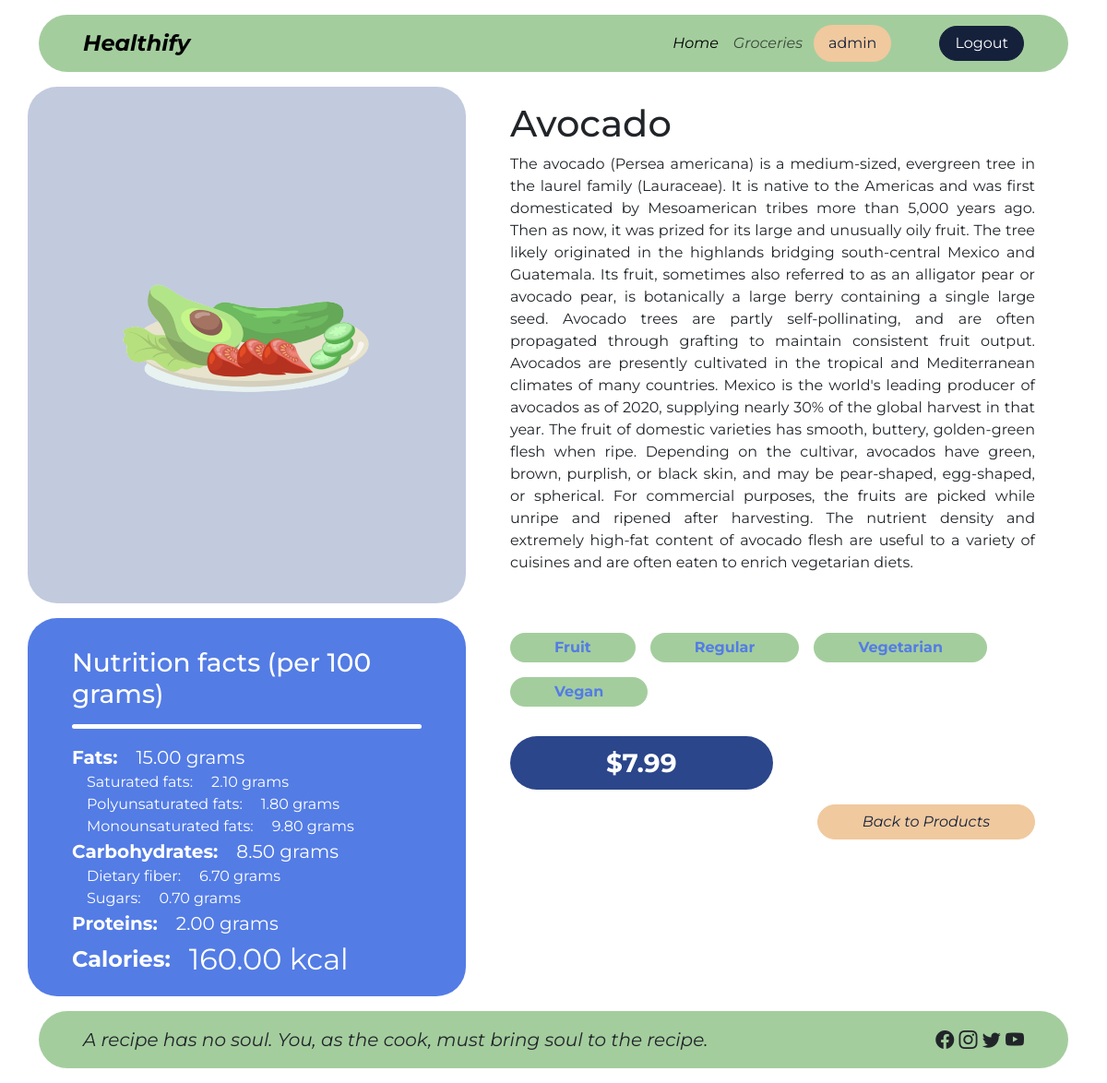
The app's page /groceries/6 (signed in) with its own data.
### accounts/models.py (models this page shows, shortened)
class User(AbstractUser):
    class Role(models.TextChoices):
        ADMINISTRATOR = 'ADMINISTRATOR', 'Administrator'
        CONSUMER = 'CONSUMER', 'Consumer'
        SELLER = 'SELLER', 'Seller'
    base_role = Role.ADMINISTRATOR
    role = models.CharField(max_length=255, choices=Role.choices)

### groceries/models.py (models this page shows, shortened)
class Grocery(models.Model):
    name = models.CharField(max_length=255)
    description = models.TextField()
    categories = models.ManyToManyField(Category)
    diets = models.ManyToManyField(Diet)
    price = models.DecimalField(max_digits=6, decimal_places=2)
    quantity = models.IntegerField()
    image = models.ImageField(upload_to='images/')
    nutrition_facts_label = models.OneToOneField(NutritionFactsLabel, on_delete=models.CASCADE)
    creator = models.ForeignKey(Seller, on_delete=models.CASCADE)
    date_created = models.DateTimeField(auto_now_add=True)
    date_modified = models.DateTimeField(auto_now=True)
    class Meta:
        verbose_name_plural = 'groceries'

class NutritionFactsLabel(models.Model):
    fats = models.DecimalField(max_digits=6, decimal_places=2)
    saturated_fats = models.DecimalField(max_digits=6, decimal_places=2)
    polyunsaturated_fats = models.DecimalField(max_digits=6, decimal_places=2)
    monounsaturated_fats = models.DecimalField(max_digits=6, decimal_places=2)
    carbohydrates = models.DecimalField(max_digits=6, decimal_places=2)
    dietary_fiber = models.DecimalField(max_digits=6, decimal_places=2)
    sugars = models.DecimalField(max_digits=6, decimal_places=2)
    proteins = models.DecimalField(max_digits=6, decimal_places=2)
    calories = models.DecimalField(max_digits=6, decimal_places=2)

class Category(models.Model):
    name = models.CharField(max_length=255)
    class Meta:
        verbose_name_plural = 'categories'
    def __str__(self):
        return self.name

class Diet(models.Model):
    name = models.CharField(max_length=255)
    def __str__(self):
        return self.name

### accounts/decorators.py (the view)
        def wrapper_func(request, *args, **kwargs):
            if request.user.role not in roles:
                return redirect('accounts:unauthorized')
            return view_func(request, *args, **kwargs)

### groceries/views.py (called while the page is built)
@login_required(login_url='accounts:login')
@allowed_users(roles=(User.Role.CONSUMER, User.Role.SELLER, User.Role.ADMINISTRATOR,))
def grocery_details(request, grocery_id):
    grocery = Grocery.objects.filter(id=grocery_id).first()
    context = {'grocery': grocery}
    return render(request, 'groceries/grocery-details.html', context)

### templates/groceries/grocery-details.html (shortened to what this page needs)
{% extends 'base.html' %}
{% load static %}
{% block content %}
    <div class="container">
        <div class="row mb-3">
            <div class="col-5 bg-info rounded-5 px-5 py-3 d-flex justify-content-center align-items-center">
                <img src="{{ MEDIA_URL }}{{ grocery.image.url }}" class="img-fluid w-75" alt=""/>
            </div>
            <div class="col-7 px-5 py-3 d-flex flex-column justify-content-between">
                <h1>{{ grocery.name }}</h1>
                <p style="text-align: justify;">{{ grocery.description }}</p>
            </div>
        </div>
        <div class="row">
            <div class="col-5 rounded-5 px-5 py-3 nutrition-facts-label text-white"
                 style="background-color: rgba(83, 124, 229, 255); height: fit-content;">
                <h3 class="pt-3">Nutrition facts (per 100 grams)</h3>
                <hr class="border-5 border-white w-100 opacity-100 rounded-5 pb-0"/>
                <div class="d-flex align-items-center main-label">
                    <label class="form-label mb-0 me-3" for="id_fats"><strong>Fats:</strong></label>
                    <div class="ms-1">{{ grocery.nutrition_facts_label.fats }} grams</div>
                </div>
                <div class="ms-3">
                    <div class="d-flex align-items-center">
                        <label class="form-label mb-0 me-3" for="id_saturated_fats">Saturated fats:</label>
                        <div class="ms-1">{{ grocery.nutrition_facts_label.saturated_fats }} grams</div>
                    </div>
                    <div class="d-flex align-items-center">
                        <label class="form- mb-0 me-3" for="id_polyunsaturated_fats">Polyunsaturated fats:</label>
                        <div class="ms-1">{{ grocery.nutrition_facts_label.polyunsaturated_fats }} grams</div>
                    </div>
                    <div class="d-flex align-items-center">
                        <label class="form-label mb-0 me-3" for="id_monounsaturated_fats">Monounsaturated
                            fats:</label>
                        <div class="ms-1">{{ grocery.nutrition_facts_label.monounsaturated_fats }} grams</div>
                    </div>
                </div>
                <div class="d-flex align-items-center main-label">
                    <label class="form-label mb-0 me-3"
                           for="id_carbohydrates"><strong>Carbohydrates:</strong></label>
                    <div class="ms-1">{{ grocery.nutrition_facts_label.carbohydrates }} grams</div>
                </div>
                <div class="ms-3">
                    <div class="d-flex align-items-center">
                        <label class="form-label mb-0 me-3" for="id_dietary_fiber">Dietary fiber:</label>
                        <div class="ms-1">{{ grocery.nutrition_facts_label.dietary_fiber }} grams</div>
                    </div>
                    <div class="d-flex align-items-center">
                        <label class="form-label mb-0 me-3" for="id_sugars">Sugars:</label>
                        <div class="ms-1">{{ grocery.nutrition_facts_label.sugars }} grams</div>
                    </div>
                </div>
                <div class="d-flex align-items-center main-label">
                    <label class="form-label mb-0 me-3" for="id_proteins"><strong>Proteins:</strong></label>
                    <div class="ms-1">{{ grocery.nutrition_facts_label.proteins }} grams</div>
                </div>
                <div class="d-flex align-items-center">
                    <label class="form-label mb-0 me-3" for="id_calories"><strong
                            style="font-size: 24px;">Calories:</strong></label>
                    <div class="ms-1" style="font-size: 32px;">{{ grocery.nutrition_facts_label.calories }} kcal</div>
                </div>
            </div>
            <div class="col-7 px-5 py-3">
                <div class="row mb-3">
                    <div class="col d-flex justify-content-start flex-wrap">
                        {% for category in grocery.categories.all %}
                            <div class="bg-success rounded-5 px-5 py-1 mb-3 me-3">
                                <strong style="color: rgba(83, 124, 229, 255);">{{ category }}</strong>
                            </div>
                        {% endfor %}
                        {% for diet in grocery.diets.all %}
                            <div class="bg-success rounded-5 px-5 py-1 mb-3 me-3">
                                <strong style="color: rgba(83, 124, 229, 255);">{{ diet }}</strong>
                            </div>
                        {% endfor %}
                    </div>
                </div>
                <div class="row mb-3">
                    <div class="col d-flex">
                        <div class="rounded-5 px-5 py-2 w-50 text-center"
                             style="background-color: rgba(43, 70, 139, 255);">
                            <strong style="font-size: 28px;" class="text-white">${{ grocery.price }}</strong>
                        </div>
                    </div>
                </div>
                <div class="row mb-3">
                    <div class="col d-flex justify-content-end">
                        <a href="{% url 'groceries:groceries' %}"
                           class="btn btn-secondary text-primary rounded-5 px-5 ms-3"
                           style="font-style: italic">Back to Products</a>
                    </div>
                </div>
            </div>
        </div>
    </div>
{% endblock %}

### templates/base.html (shortened to what this page needs)
{% load static %}
<!DOCTYPE html>
<html lang="en">
<head>
    <link href="{% static 'assets/scss/custom.css' %}" rel="stylesheet">
    <link href="{% static 'assets/css/style.css' %}" rel="stylesheet">
    <link rel="stylesheet" href="https://cdn.jsdelivr.net/npm/bootstrap-icons@1.10.5/font/bootstrap-icons.css">
</head>
<body>
<div id="main-wrapper">
    <header>
        <div class="container">
            <nav class="header navbar navbar-expand-lg bg-body-tertiary px-5 my-3 rounded-5">
                <a class="navbar-brand" href="{% url 'groceries:home' %}">Healthify</a>
                <div class="collapse navbar-collapse" id="navbarSupportedContent">
                    <ul class="navbar-nav d-flex align-items-center ms-auto mb-2 mb-lg-0">
                        <li class="nav-item">
                            <a class="nav-link active" aria-current="page" href="{% url 'groceries:home' %}">Home</a>
                        </li>
                        <li class="nav-item">
                            <a class="nav-link" href="{% url 'groceries:groceries' %}">Groceries</a>
                        </li>
                        {% if user.is_authenticated %}
                            <li>
                                <div class="bg-secondary text-primary rounded-5 px-3 py-2 mx-1">
                                    {{ user.username }}
                                </div>
                            </li>
                            <li>
                                <a href="{% url 'accounts:logout' %}"
                                   class="btn btn-primary text-white rounded-5 px-3 ms-5">
                                    Logout
                                </a>
                            </li>
                        {% endif %}
                    </ul>
                </div>
            </nav>
        </div>
    </header>
    <main>
        {% block content %}
        {% endblock %}
    </main>
    <footer>
        <div class="container">
            <div class="footer px-5 my-3 rounded-5 d-flex justify-content-between">
                <p class="message py-3 mb-0">A recipe has no soul. You, as the cook, must bring soul to the recipe.</p>
                <p class="icons py-3 mb-0">
                    <i class="bi bi-facebook"></i>
                    <i class="bi bi-instagram"></i>
                    <i class="bi bi-twitter"></i>
                    <i class="bi bi-youtube"></i>
                </p>
            </div>
        </div>
    </footer>
</div>
</body>
</html>

### Healthify/static/assets/css/style.css (style rules this page uses)
html, body { font-family: Montserrat, sans-serif !important; height: 100%; margin: 0; padding: 0; }
#main-wrapper { display: flex; flex-direction: column; min-height: 100%; }
main { flex: 1; display: flex; }
.navbar-brand { font-size: 24px; font-style: italic; font-weight: bold; }
.header, .footer { background-color: rgba(164, 205, 158, 255) !important; }
.nav-link { font-style: italic; }
.message { font-size: 20px; font-style: italic; }
.icons { font-size: 20px; }
label > strong { font-size: 20px; }
.nutrition-facts-label label { white-space: nowrap; }
.nutrition-facts-label > .main-label > div { font-size: 20px; }
a.nav-link { padding-top: 0 !important; padding-bottom: 0 !important; }

### records on screen
User: username "admin"
Grocery: image (picture), name "Avocado", description "The avocado (Persea americana) is a medium-sized, evergreen tree in the laurel family (Lauraceae). It is native to the Americas and was first domesticated by Mesoamerican tribes more than 5,000 years ago. Then as now, it was prized for its large and unusually oily fruit. The tree likely originated in the highlands bridging south-central Mexico and Guatemala. Its fruit, sometimes also referred to as an alligator pear or avocado pear, is botanically a large berry containing a single large seed. Avocado trees are partly self-pollinating, and are often propagated through grafting to maintain consistent fruit output. Avocados are presently cultivated in the tropical and Mediterranean climates of…", nutrition_facts_label.fats "15.00", nutrition_facts_label.saturated_fats "2.10", nutrition_facts_label.polyunsaturated_fats "1.80", nutrition_facts_label.monounsaturated_fats "9.80", nutrition_facts_label.carbohydrates "8.50", nutrition_facts_label.dietary_fiber "6.70", nutrition_facts_label.sugars "0.70", nutrition_facts_label.proteins "2.00", nutrition_facts_label.calories "160.00", price "7.99"
Category: name "Fruit"
Diet: name "Regular"
Diet: name "Vegetarian"
Diet: name "Vegan"
